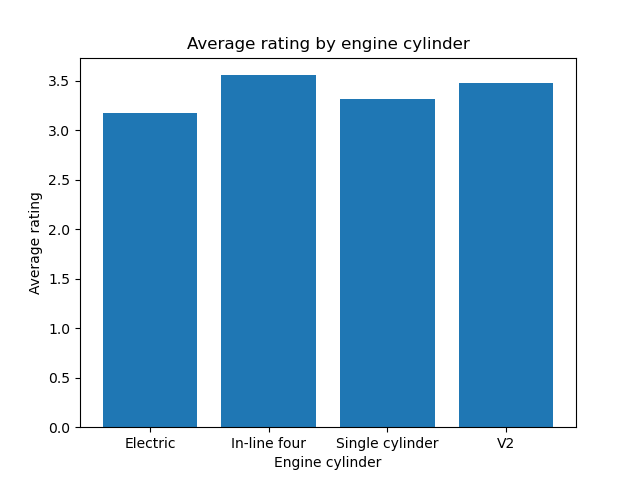

Source code (Python):
import pandas as pd
import matplotlib.pyplot as plt

def main():
    moto = pd.read_csv('all_bikez_curated.csv', low_memory=False)

    df = pd.DataFrame(moto, columns=['Engine cylinder', 'Rating']).dropna(subset=['Engine cylinder']).dropna(subset=['Rating'])
    df = df[df['Engine cylinder'].isin(['Electric', 'In-line four', 'Single cylinder', 'V2'])]


    df = pd.DataFrame(df)

    grouped_data = df.groupby('Engine cylinder')['Rating'].mean()
    ax = df['Engine cylinder'].unique()
    plt.bar(ax, grouped_data)
    plt.xlabel('Engine cylinder')
    plt.ylabel('Average rating')
    plt.title('Average rating by engine cylinder')
    plt.show()



if __name__ == "__main__":
        main()
